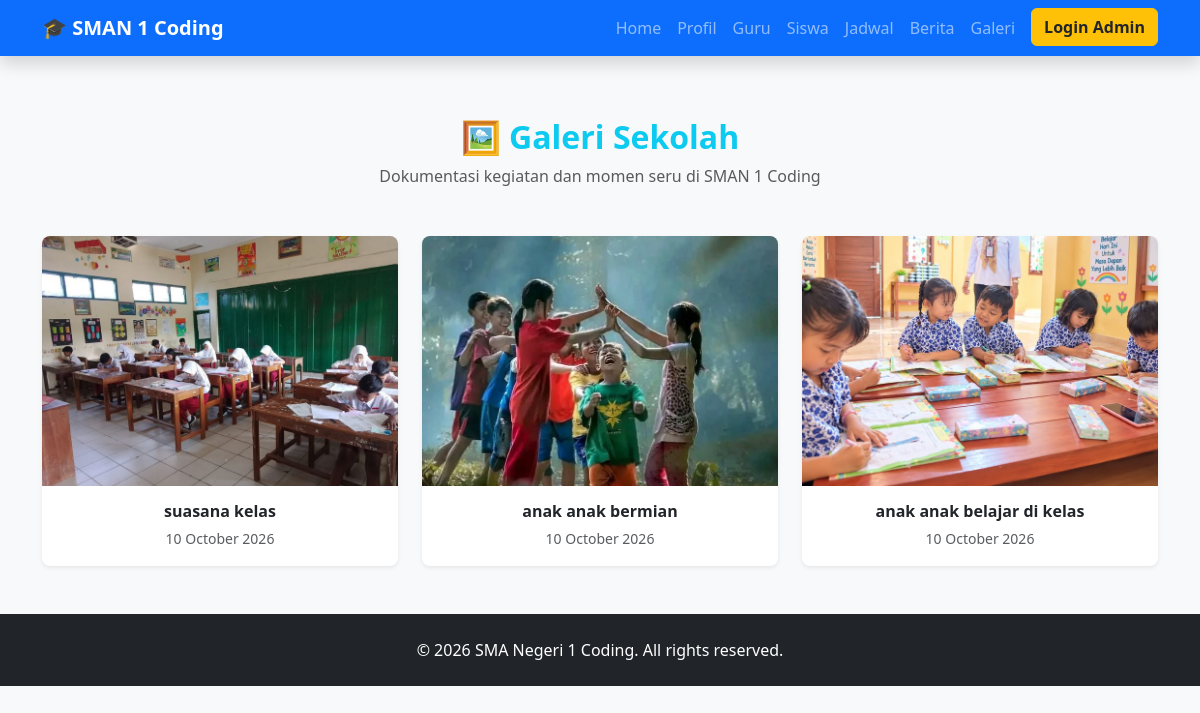
The page /galeri.php on the database its author committed.
### tables this page shows
CREATE TABLE `galeri` (
  `id` int NOT NULL,
  `judul` varchar(255) NOT NULL,
  `file_foto` varchar(255) NOT NULL,
  `tanggal` date NOT NULL
);

### galeri.php (the view, shortened to what this page needs)
<?php
include 'includes/header.php';
?>
<div class="container mt-5">
    <div class="text-center mb-5">
        <h2 class="fw-bold text-info">🖼️ Galeri Sekolah</h2>
        <p class="text-muted">Dokumentasi kegiatan dan momen seru di SMAN 1 Coding</p>
    </div>
    <div class="row g-4 mb-5">
        <?php
        $query = mysqli_query($koneksi, "SELECT * FROM galeri ORDER BY id DESC");
        if (mysqli_num_rows($query) > 0) {
            while ($data = mysqli_fetch_array($query)) {
        ?>
            <div class="col-12 col-md-6 col-lg-4">
                <div class="card h-100 shadow-sm border-0 rounded-3 overflow-hidden">
                    <img src="uploads/<?= htmlspecialchars($data['file_foto']); ?>" class="card-img-top" alt="<?= htmlspecialchars($data['judul']); ?>" style="height: 250px; object-fit: cover; transition: transform 0.3s;" onmouseover="this.style.transform='scale(1.05)'" onmouseout="this.style.transform='scale(1)'">
                    <div class="card-body text-center">
                        <h6 class="card-title fw-bold text-dark mb-1"><?= htmlspecialchars($data['judul']); ?></h6>
                        <small class="text-muted"><?= date('d F Y', strtotime($data['tanggal'])); ?></small>
                    </div>
                </div>
            </div>
        <?php
            }
        } ?>
    </div>
</div>
<?php
include 'includes/footer.php';
?>

### includes/header.php (style rules this page uses)
body { padding-top: 70px; background-color: #f8f9fa; }

### rows shown on the page
galeri: file_foto (picture), judul "suasana kelas", tanggal "10 October 2026"
galeri: file_foto (picture), judul "anak anak bermian", tanggal "10 October 2026"
galeri: file_foto (picture), judul "anak anak belajar di kelas", tanggal "10 October 2026"
